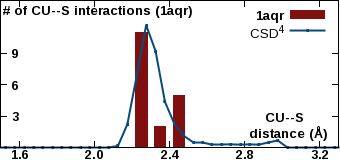

Here is the gnuplot script that generated this plot:
set encoding iso_8859_1
set terminal pngcairo transparent enhanced size 340, 160 font "Arial Bold,10"
set output "/var/www/html/csgid/app/webroot/neighborhood_temp/1aqr/CU--S.png"
set lmargin at screen 0.00
set bmargin at screen 0.08
set rmargin at screen 0.995
set tmargin at screen 1.00
set xrange [1.5:3.3]
set format x "%3.1f"
set xtics 1.6,0.4,3.2
set xtics offset 0,graph 0.065
set yrange [0:2022]
unset ytics
set y2range [0:14]
set y2tics 3,3,11
set y2tics offset -49,graph 0.00
set y2tics mirror
set view 80,45
set key top right
set boxwidth 0.06
set style fill solid 1.0
set xlabel "CU--S \n distance (\305)" offset 17,4.4
set y2label "# of CU--S interactions (1aqr)" offset -40,4 rotate by 0
plot "-" using ($1+0.05):2 with boxes lc rgb "#801010" axis x1y2 title "1aqr", \
     "/var/www/html/csgid/app/webroot/neighborhood_temp/csd_metal_distances/CU--S.csv" using ($1+0.025):2 with linespoints linewidth 2 pointtype 7 pointsize 0.2 lc rgb "#074a7e" title "CSD^{4}" axis x1y1
2.2	11
2.3	2
2.4	5
e
